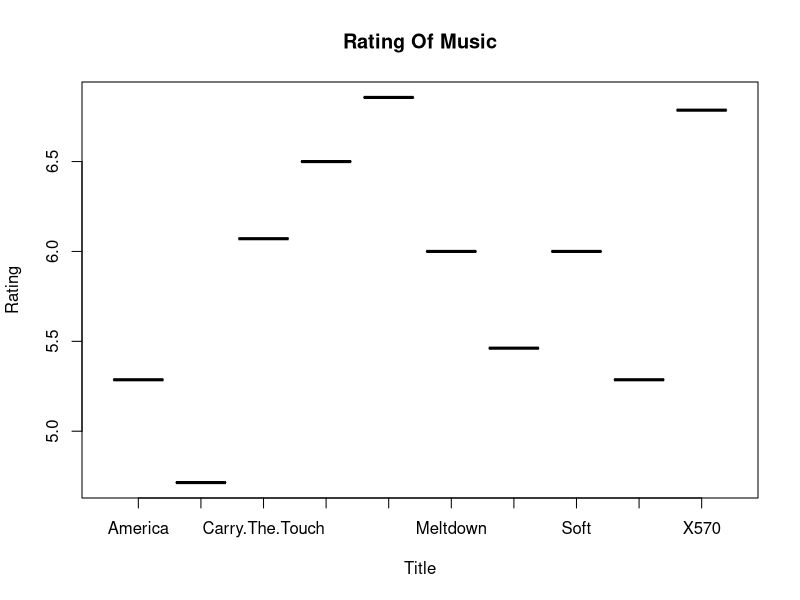

This chart was generated by the following R code:
dataset <- read.csv('lab2/dataset.csv', sep=';', header=T, fileEncoding = 'cp1251')
dataset[7, 3:12] <- c(2L, 4L, 1L, 6L, NA, 7L ,9L, 5L, 6L, 3L)
dataset[4, 3:12] <- c(7L, 6L, 4L, 9L, 2L, 7L ,9L, 3L, 6L, 10L)
mins <- apply(dataset[3:12], MARGIN = 2, min, na.rm=TRUE)
maxes <- apply(dataset[3:12], MARGIN = 2, max, na.rm=TRUE)
means <- sapply(dataset[3:12], MARGIN = 2, mean, na.rm=TRUE)
mmm <- summary(dataset)[c(1,4,6),]
not_in_range_of_3_7 <- apply((dataset[,3:12] < 3) + (dataset[,3:12] > 7), MARGIN = 2, sum, na.rm=TRUE);
vectorized <- as.vector(not_in_range_of_3_7)
decreasing_rating <- round(sort(means, decreasing = TRUE, na.last = TRUE), digits = 3)
titles <- factor(rev(names(dataset[3:12])))
ratings <- round(means, digits = 3)
plot(titles, ratings, main='Rating Of Music', xlab="Title", ylab="Rating")
